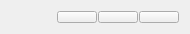
       <widget class="QWidget" name="gridLayoutWidget_3">
        <property name="geometry">
         <rect>
          <x>8</x>
          <y>778</y>
          <width>190</width>
          <height>34</height>
         </rect>
        </property>
        <layout class="QGridLayout" name="gridLayout_4">
         <property name="sizeConstraint">
          <enum>QLayout::SetMaximumSize</enum>
         </property>
         <property name="horizontalSpacing">
          <number>1</number>
         </property>
         <property name="verticalSpacing">
          <number>3</number>
         </property>
         <item row="0" column="5">
          <widget class="QPushButton" name="butAllLayfFilterEnt">
           <property name="sizePolicy">
            <sizepolicy hsizetype="Fixed" vsizetype="Fixed">
             <horstretch>0</horstretch>
             <verstretch>0</verstretch>
            </sizepolicy>
           </property>
           <property name="sizeIncrement">
            <size>
             <width>10</width>
             <height>10</height>
            </size>
           </property>
           <property name="baseSize">
            <size>
             <width>0</width>
             <height>0</height>
            </size>
           </property>
           <property name="toolTip">
            <string extracomment="Hilfe"/>
           </property>
           <property name="text">
            <string/>
           </property>
           <property name="icon">
            <iconset>
             <normaloff>Icons/FilterAllLayerEnt.gif</normaloff>Icons/FilterAllLayerEnt.gif</iconset>
           </property>
           <property name="autoDefault">
            <bool>true</bool>
           </property>
           <property name="default">
            <bool>false</bool>
           </property>
          </widget>
         </item>
         <item row="0" column="3">
          <widget class="QPushButton" name="butAllLayBefFilter">
           <property name="sizePolicy">
            <sizepolicy hsizetype="Fixed" vsizetype="Fixed">
             <horstretch>0</horstretch>
             <verstretch>0</verstretch>
            </sizepolicy>
           </property>
           <property name="sizeIncrement">
            <size>
             <width>10</width>
             <height>10</height>
            </size>
           </property>
           <property name="baseSize">
            <size>
             <width>0</width>
             <height>0</height>
            </size>
           </property>
           <property name="toolTip">
            <string extracomment="Hilfe"/>
           </property>
           <property name="text">
            <string/>
           </property>
           <property name="icon">
            <iconset>
             <normaloff>Icons/FilterAllLayerBef.gif</normaloff>Icons/FilterAllLayerBef.gif</iconset>
           </property>
           <property name="autoDefault">
            <bool>true</bool>
           </property>
           <property name="default">
            <bool>false</bool>
           </property>
          </widget>
         </item>
         <item row="0" column="4">
          <widget class="QPushButton" name="butAllLayFilter">
           <property name="sizePolicy">
            <sizepolicy hsizetype="Fixed" vsizetype="Fixed">
             <horstretch>0</horstretch>
             <verstretch>0</verstretch>
            </sizepolicy>
           </property>
           <property name="sizeIncrement">
            <size>
             <width>10</width>
             <height>10</height>
            </size>
           </property>
           <property name="baseSize">
            <size>
             <width>0</width>
             <height>0</height>
            </size>
           </property>
           <property name="toolTip">
            <string extracomment="Hilfe"/>
           </property>
           <property name="text">
            <string/>
           </property>
           <property name="icon">
            <iconset>
             <normaloff>Icons/FilterAllLayer.gif</normaloff>Icons/FilterAllLayer.gif</iconset>
           </property>
           <property name="autoDefault">
            <bool>true</bool>
           </property>
           <property name="default">
            <bool>false</bool>
           </property>
          </widget>
         </item>
         <item row="0" column="1">
          <spacer name="horizontalSpacer_3">
           <property name="orientation">
            <enum>Qt::Horizontal</enum>
           </property>
           <property name="sizeHint" stdset="0">
            <size>
             <width>40</width>
             <height>20</height>
            </size>
           </property>
          </spacer>
         </item>
        </layout>
       </widget>
